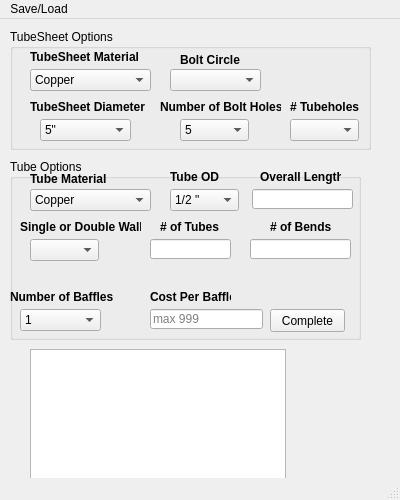
<?xml version="1.0" encoding="UTF-8"?>
<ui version="4.0">
 <class>MainWindow</class>
 <widget class="QMainWindow" name="MainWindow">
  <property name="geometry">
   <rect>
    <x>0</x>
    <y>0</y>
    <width>400</width>
    <height>500</height>
   </rect>
  </property>
  <property name="minimumSize">
   <size>
    <width>400</width>
    <height>500</height>
   </size>
  </property>
  <property name="font">
   <font>
    <weight>50</weight>
    <italic>false</italic>
    <bold>false</bold>
   </font>
  </property>
  <property name="windowTitle">
   <string>Replacement Bundle Pricing</string>
  </property>
  <property name="layoutDirection">
   <enum>Qt::LeftToRight</enum>
  </property>
  <widget class="QWidget" name="centralwidget">
   <widget class="QLabel" name="number_baffles_label">
    <property name="geometry">
     <rect>
      <x>10</x>
      <y>270</y>
      <width>111</width>
      <height>16</height>
     </rect>
    </property>
    <property name="font">
     <font>
      <weight>75</weight>
      <bold>true</bold>
     </font>
    </property>
    <property name="text">
     <string>Number of Baffles</string>
    </property>
    <property name="buddy">
     <cstring>baffle_number_combobox</cstring>
    </property>
   </widget>
   <widget class="QLabel" name="baffle_cost_label">
    <property name="geometry">
     <rect>
      <x>150</x>
      <y>270</y>
      <width>81</width>
      <height>16</height>
     </rect>
    </property>
    <property name="font">
     <font>
      <weight>75</weight>
      <bold>true</bold>
     </font>
    </property>
    <property name="text">
     <string>Cost Per Baffle</string>
    </property>
    <property name="buddy">
     <cstring>baffle_cost_lineEdit</cstring>
    </property>
   </widget>
   <widget class="QGroupBox" name="tube_options_groupbox">
    <property name="geometry">
     <rect>
      <x>10</x>
      <y>140</y>
      <width>351</width>
      <height>181</height>
     </rect>
    </property>
    <property name="title">
     <string>Tube Options</string>
    </property>
    <widget class="QLabel" name="tube_OD_label">
     <property name="geometry">
      <rect>
       <x>160</x>
       <y>10</y>
       <width>51</width>
       <height>16</height>
      </rect>
     </property>
     <property name="font">
      <font>
       <weight>75</weight>
       <bold>true</bold>
      </font>
     </property>
     <property name="text">
      <string>Tube OD</string>
     </property>
     <property name="buddy">
      <cstring>tube_OD_combobox</cstring>
     </property>
    </widget>
    <widget class="QLabel" name="tube_material_label">
     <property name="geometry">
      <rect>
       <x>20</x>
       <y>10</y>
       <width>111</width>
       <height>20</height>
      </rect>
     </property>
     <property name="font">
      <font>
       <weight>75</weight>
       <bold>true</bold>
      </font>
     </property>
     <property name="text">
      <string>Tube Material</string>
     </property>
     <property name="buddy">
      <cstring>tube_material_combobox</cstring>
     </property>
    </widget>
    <widget class="QComboBox" name="tube_OD_combobox">
     <property name="geometry">
      <rect>
       <x>160</x>
       <y>30</y>
       <width>69</width>
       <height>22</height>
      </rect>
     </property>
     <item>
      <property name="text">
       <string>1/2 &quot;</string>
      </property>
     </item>
     <item>
      <property name="text">
       <string>3/4 &quot;</string>
      </property>
     </item>
     <item>
      <property name="text">
       <string>1 - 1/4&quot;</string>
      </property>
     </item>
    </widget>
    <widget class="QComboBox" name="tube_material_combobox">
     <property name="geometry">
      <rect>
       <x>20</x>
       <y>30</y>
       <width>121</width>
       <height>22</height>
      </rect>
     </property>
     <property name="editable">
      <bool>false</bool>
     </property>
     <item>
      <property name="text">
       <string>Copper</string>
      </property>
     </item>
     <item>
      <property name="text">
       <string>Copper-Nickel</string>
      </property>
     </item>
    </widget>
    <widget class="QLabel" name="single_double_label">
     <property name="geometry">
      <rect>
       <x>10</x>
       <y>60</y>
       <width>121</width>
       <height>16</height>
      </rect>
     </property>
     <property name="font">
      <font>
       <weight>75</weight>
       <bold>true</bold>
      </font>
     </property>
     <property name="text">
      <string>Single or Double Wall</string>
     </property>
    </widget>
    <widget class="QLabel" name="overall_length_label">
     <property name="geometry">
      <rect>
       <x>250</x>
       <y>10</y>
       <width>81</width>
       <height>16</height>
      </rect>
     </property>
     <property name="font">
      <font>
       <weight>75</weight>
       <bold>true</bold>
      </font>
     </property>
     <property name="text">
      <string>Overall Length</string>
     </property>
    </widget>
    <widget class="QLineEdit" name="overall_length_lineEdit">
     <property name="geometry">
      <rect>
       <x>242</x>
       <y>30</y>
       <width>101</width>
       <height>20</height>
      </rect>
     </property>
    </widget>
    <widget class="QComboBox" name="single_double_comboBox">
     <property name="geometry">
      <rect>
       <x>20</x>
       <y>80</y>
       <width>69</width>
       <height>22</height>
      </rect>
     </property>
    </widget>
    <widget class="QLabel" name="tube_amount_label">
     <property name="geometry">
      <rect>
       <x>150</x>
       <y>60</y>
       <width>61</width>
       <height>16</height>
      </rect>
     </property>
     <property name="font">
      <font>
       <weight>75</weight>
       <bold>true</bold>
      </font>
     </property>
     <property name="text">
      <string># of Tubes</string>
     </property>
    </widget>
    <widget class="QLineEdit" name="tubes_amount_lineEdit">
     <property name="geometry">
      <rect>
       <x>140</x>
       <y>80</y>
       <width>81</width>
       <height>20</height>
      </rect>
     </property>
    </widget>
    <widget class="QLabel" name="bend_amount_label">
     <property name="geometry">
      <rect>
       <x>260</x>
       <y>60</y>
       <width>71</width>
       <height>16</height>
      </rect>
     </property>
     <property name="font">
      <font>
       <weight>75</weight>
       <bold>true</bold>
      </font>
     </property>
     <property name="text">
      <string># of Bends</string>
     </property>
    </widget>
    <widget class="QLineEdit" name="bends_amount_lineEdit">
     <property name="geometry">
      <rect>
       <x>240</x>
       <y>80</y>
       <width>101</width>
       <height>20</height>
      </rect>
     </property>
    </widget>
   </widget>
   <widget class="QGroupBox" name="groupBox">
    <property name="geometry">
     <rect>
      <x>10</x>
      <y>10</y>
      <width>361</width>
      <height>121</height>
     </rect>
    </property>
    <property name="title">
     <string>TubeSheet Options</string>
    </property>
    <widget class="QLabel" name="tubesheet_material_label">
     <property name="geometry">
      <rect>
       <x>20</x>
       <y>20</y>
       <width>121</width>
       <height>16</height>
      </rect>
     </property>
     <property name="font">
      <font>
       <weight>75</weight>
       <bold>true</bold>
      </font>
     </property>
     <property name="text">
      <string>TubeSheet Material</string>
     </property>
     <property name="buddy">
      <cstring>tubesheet_combobox</cstring>
     </property>
    </widget>
    <widget class="QComboBox" name="tubesheet_combobox">
     <property name="geometry">
      <rect>
       <x>20</x>
       <y>40</y>
       <width>121</width>
       <height>22</height>
      </rect>
     </property>
     <item>
      <property name="text">
       <string>Copper</string>
      </property>
     </item>
     <item>
      <property name="text">
       <string>Nickel Plated</string>
      </property>
     </item>
     <item>
      <property name="text">
       <string>Copper-Nickel</string>
      </property>
     </item>
     <item>
      <property name="text">
       <string>Naval Brass</string>
      </property>
     </item>
     <item>
      <property name="text">
       <string>Carbon Steel</string>
      </property>
     </item>
    </widget>
    <widget class="QLabel" name="tubesheet_diameter_label">
     <property name="geometry">
      <rect>
       <x>20</x>
       <y>70</y>
       <width>131</width>
       <height>16</height>
      </rect>
     </property>
     <property name="font">
      <font>
       <weight>75</weight>
       <bold>true</bold>
      </font>
     </property>
     <property name="text">
      <string>TubeSheet Diameter</string>
     </property>
     <property name="buddy">
      <cstring>tubesheet_diameter_combobox</cstring>
     </property>
    </widget>
    <widget class="QComboBox" name="tubesheet_diameter_combobox">
     <property name="geometry">
      <rect>
       <x>30</x>
       <y>90</y>
       <width>91</width>
       <height>22</height>
      </rect>
     </property>
     <item>
      <property name="text">
       <string>5&quot;</string>
      </property>
     </item>
     <item>
      <property name="text">
       <string>6&quot;</string>
      </property>
     </item>
     <item>
      <property name="text">
       <string>8&quot;</string>
      </property>
     </item>
     <item>
      <property name="text">
       <string>10&quot;</string>
      </property>
     </item>
     <item>
      <property name="text">
       <string>12&quot;</string>
      </property>
     </item>
     <item>
      <property name="text">
       <string>14&quot;</string>
      </property>
     </item>
     <item>
      <property name="text">
       <string>16&quot;</string>
      </property>
     </item>
     <item>
      <property name="text">
       <string>18&quot;</string>
      </property>
     </item>
     <item>
      <property name="text">
       <string>20&quot;</string>
      </property>
     </item>
     <item>
      <property name="text">
       <string>22&quot;</string>
      </property>
     </item>
     <item>
      <property name="text">
       <string>24&quot;</string>
      </property>
     </item>
    </widget>
    <widget class="QLabel" name="bolt_circle_label">
     <property name="geometry">
      <rect>
       <x>170</x>
       <y>20</y>
       <width>71</width>
       <height>21</height>
      </rect>
     </property>
     <property name="font">
      <font>
       <weight>75</weight>
       <bold>true</bold>
      </font>
     </property>
     <property name="text">
      <string>Bolt Circle</string>
     </property>
    </widget>
    <widget class="QLabel" name="bolt_holes_label">
     <property name="geometry">
      <rect>
       <x>150</x>
       <y>70</y>
       <width>121</width>
       <height>16</height>
      </rect>
     </property>
     <property name="font">
      <font>
       <weight>75</weight>
       <bold>true</bold>
      </font>
     </property>
     <property name="text">
      <string>Number of Bolt Holes</string>
     </property>
    </widget>
    <widget class="QComboBox" name="bolt_circle_combobox">
     <property name="geometry">
      <rect>
       <x>160</x>
       <y>40</y>
       <width>91</width>
       <height>22</height>
      </rect>
     </property>
    </widget>
    <widget class="QComboBox" name="bolt_hole_number_combobox">
     <property name="geometry">
      <rect>
       <x>170</x>
       <y>90</y>
       <width>69</width>
       <height>22</height>
      </rect>
     </property>
     <item>
      <property name="text">
       <string>5</string>
      </property>
     </item>
     <item>
      <property name="text">
       <string>6</string>
      </property>
     </item>
     <item>
      <property name="text">
       <string>7</string>
      </property>
     </item>
     <item>
      <property name="text">
       <string>8</string>
      </property>
     </item>
     <item>
      <property name="text">
       <string>9</string>
      </property>
     </item>
     <item>
      <property name="text">
       <string>10</string>
      </property>
     </item>
     <item>
      <property name="text">
       <string>11</string>
      </property>
     </item>
     <item>
      <property name="text">
       <string>12</string>
      </property>
     </item>
     <item>
      <property name="text">
       <string>13</string>
      </property>
     </item>
     <item>
      <property name="text">
       <string>14</string>
      </property>
     </item>
     <item>
      <property name="text">
       <string>15</string>
      </property>
     </item>
     <item>
      <property name="text">
       <string>16</string>
      </property>
     </item>
     <item>
      <property name="text">
       <string>17</string>
      </property>
     </item>
     <item>
      <property name="text">
       <string>18</string>
      </property>
     </item>
     <item>
      <property name="text">
       <string>19</string>
      </property>
     </item>
     <item>
      <property name="text">
       <string>20</string>
      </property>
     </item>
     <item>
      <property name="text">
       <string>21</string>
      </property>
     </item>
     <item>
      <property name="text">
       <string>22</string>
      </property>
     </item>
     <item>
      <property name="text">
       <string>23</string>
      </property>
     </item>
     <item>
      <property name="text">
       <string>24</string>
      </property>
     </item>
     <item>
      <property name="text">
       <string>25</string>
      </property>
     </item>
     <item>
      <property name="text">
       <string>26</string>
      </property>
     </item>
     <item>
      <property name="text">
       <string>27</string>
      </property>
     </item>
     <item>
      <property name="text">
       <string>28</string>
      </property>
     </item>
     <item>
      <property name="text">
       <string>29</string>
      </property>
     </item>
     <item>
      <property name="text">
       <string>30</string>
      </property>
     </item>
     <item>
      <property name="text">
       <string>31</string>
      </property>
     </item>
     <item>
      <property name="text">
       <string>32</string>
      </property>
     </item>
    </widget>
    <widget class="QComboBox" name="tubehole_combobox">
     <property name="geometry">
      <rect>
       <x>280</x>
       <y>90</y>
       <width>69</width>
       <height>22</height>
      </rect>
     </property>
    </widget>
    <widget class="QLabel" name="tubeholes_label">
     <property name="geometry">
      <rect>
       <x>280</x>
       <y>70</y>
       <width>71</width>
       <height>16</height>
      </rect>
     </property>
     <property name="font">
      <font>
       <weight>75</weight>
       <bold>true</bold>
      </font>
     </property>
     <property name="text">
      <string># Tubeholes</string>
     </property>
    </widget>
   </widget>
   <widget class="QLineEdit" name="baffle_cost_lineEdit">
    <property name="geometry">
     <rect>
      <x>150</x>
      <y>290</y>
      <width>113</width>
      <height>20</height>
     </rect>
    </property>
    <property name="placeholderText">
     <string>max 999</string>
    </property>
   </widget>
   <widget class="QPushButton" name="pushButton">
    <property name="geometry">
     <rect>
      <x>270</x>
      <y>290</y>
      <width>75</width>
      <height>23</height>
     </rect>
    </property>
    <property name="text">
     <string>Complete</string>
    </property>
    <property name="flat">
     <bool>false</bool>
    </property>
   </widget>
   <widget class="QTextBrowser" name="textBrowser">
    <property name="geometry">
     <rect>
      <x>30</x>
      <y>330</y>
      <width>256</width>
      <height>192</height>
     </rect>
    </property>
   </widget>
   <widget class="QComboBox" name="baffle_number_combobox">
    <property name="geometry">
     <rect>
      <x>20</x>
      <y>290</y>
      <width>81</width>
      <height>22</height>
     </rect>
    </property>
    <item>
     <property name="text">
      <string>1</string>
     </property>
    </item>
    <item>
     <property name="text">
      <string>2</string>
     </property>
    </item>
    <item>
     <property name="text">
      <string>3</string>
     </property>
    </item>
    <item>
     <property name="text">
      <string>4</string>
     </property>
    </item>
    <item>
     <property name="text">
      <string>5</string>
     </property>
    </item>
    <item>
     <property name="text">
      <string>6</string>
     </property>
    </item>
    <item>
     <property name="text">
      <string>7</string>
     </property>
    </item>
    <item>
     <property name="text">
      <string>8</string>
     </property>
    </item>
    <item>
     <property name="text">
      <string>9</string>
     </property>
    </item>
    <item>
     <property name="text">
      <string>10</string>
     </property>
    </item>
   </widget>
  </widget>
  <widget class="QMenuBar" name="menubar">
   <property name="geometry">
    <rect>
     <x>0</x>
     <y>0</y>
     <width>400</width>
     <height>21</height>
    </rect>
   </property>
   <widget class="QMenu" name="menuSettings">
    <property name="title">
     <string>Save/Load</string>
    </property>
    <addaction name="actionSave"/>
    <addaction name="actionLoad_Previous_Config"/>
   </widget>
   <addaction name="menuSettings"/>
  </widget>
  <widget class="QStatusBar" name="statusbar"/>
  <action name="actionSave">
   <property name="text">
    <string>Save</string>
   </property>
  </action>
  <action name="actionLoad_Previous_Config">
   <property name="text">
    <string>Load Previous Config</string>
   </property>
  </action>
 </widget>
 <tabstops>
  <tabstop>tubesheet_combobox</tabstop>
  <tabstop>tubesheet_diameter_combobox</tabstop>
  <tabstop>tube_material_combobox</tabstop>
  <tabstop>tube_OD_combobox</tabstop>
  <tabstop>baffle_number_combobox</tabstop>
  <tabstop>baffle_cost_lineEdit</tabstop>
  <tabstop>pushButton</tabstop>
  <tabstop>textBrowser</tabstop>
 </tabstops>
 <resources/>
 <connections/>
</ui>
